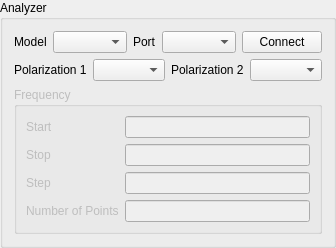
     <widget class="QGroupBox" name="analyzerGroupBox">
      <property name="enabled">
       <bool>true</bool>
      </property>
      <property name="sizePolicy">
       <sizepolicy hsizetype="Minimum" vsizetype="Preferred">
        <horstretch>0</horstretch>
        <verstretch>0</verstretch>
       </sizepolicy>
      </property>
      <property name="title">
       <string>Analyzer</string>
      </property>
      <layout class="QVBoxLayout" name="verticalLayout_3">
       <item>
        <layout class="QHBoxLayout" name="horizontalLayout">
         <item>
          <widget class="QLabel" name="analyzerComboBoxLabel">
           <property name="sizePolicy">
            <sizepolicy hsizetype="Minimum" vsizetype="Preferred">
             <horstretch>0</horstretch>
             <verstretch>0</verstretch>
            </sizepolicy>
           </property>
           <property name="text">
            <string>Model</string>
           </property>
          </widget>
         </item>
         <item>
          <widget class="QComboBox" name="analyzerComboBox">
           <property name="sizePolicy">
            <sizepolicy hsizetype="MinimumExpanding" vsizetype="Fixed">
             <horstretch>0</horstretch>
             <verstretch>0</verstretch>
            </sizepolicy>
           </property>
          </widget>
         </item>
         <item>
          <widget class="QLabel" name="analyzerPortLabel">
           <property name="sizePolicy">
            <sizepolicy hsizetype="Minimum" vsizetype="Preferred">
             <horstretch>0</horstretch>
             <verstretch>0</verstretch>
            </sizepolicy>
           </property>
           <property name="text">
            <string>Port</string>
           </property>
          </widget>
         </item>
         <item>
          <widget class="QComboBox" name="analyzerPortComboBox">
           <property name="sizePolicy">
            <sizepolicy hsizetype="MinimumExpanding" vsizetype="Fixed">
             <horstretch>0</horstretch>
             <verstretch>0</verstretch>
            </sizepolicy>
           </property>
          </widget>
         </item>
         <item>
          <widget class="QPushButton" name="analyzerConnectButton">
           <property name="text">
            <string>Connect</string>
           </property>
          </widget>
         </item>
        </layout>
       </item>
       <item>
        <layout class="QHBoxLayout" name="horizontalLayout_13">
         <item>
          <widget class="QLabel" name="pol1Label">
           <property name="sizePolicy">
            <sizepolicy hsizetype="Minimum" vsizetype="Preferred">
             <horstretch>0</horstretch>
             <verstretch>0</verstretch>
            </sizepolicy>
           </property>
           <property name="text">
            <string>Polarization 1</string>
           </property>
          </widget>
         </item>
         <item>
          <widget class="QComboBox" name="pol1ComboBox">
           <property name="sizePolicy">
            <sizepolicy hsizetype="MinimumExpanding" vsizetype="Fixed">
             <horstretch>0</horstretch>
             <verstretch>0</verstretch>
            </sizepolicy>
           </property>
          </widget>
         </item>
         <item>
          <widget class="QLabel" name="pol2Label">
           <property name="sizePolicy">
            <sizepolicy hsizetype="Minimum" vsizetype="Preferred">
             <horstretch>0</horstretch>
             <verstretch>0</verstretch>
            </sizepolicy>
           </property>
           <property name="text">
            <string>Polarization 2</string>
           </property>
          </widget>
         </item>
         <item>
          <widget class="QComboBox" name="pol2ComboBox">
           <property name="sizePolicy">
            <sizepolicy hsizetype="MinimumExpanding" vsizetype="Fixed">
             <horstretch>0</horstretch>
             <verstretch>0</verstretch>
            </sizepolicy>
           </property>
          </widget>
         </item>
        </layout>
       </item>
       <item>
        <widget class="QGroupBox" name="frequencyGroupBox">
         <property name="enabled">
          <bool>false</bool>
         </property>
         <property name="sizePolicy">
          <sizepolicy hsizetype="Minimum" vsizetype="Preferred">
           <horstretch>0</horstretch>
           <verstretch>0</verstretch>
          </sizepolicy>
         </property>
         <property name="title">
          <string>Frequency</string>
         </property>
         <layout class="QGridLayout" name="gridLayout_3">
          <item row="0" column="0">
           <widget class="QLabel" name="startFreqLabel">
            <property name="text">
             <string>Start</string>
            </property>
           </widget>
          </item>
          <item row="1" column="0">
           <widget class="QLabel" name="stopFreqLabel">
            <property name="text">
             <string>Stop</string>
            </property>
           </widget>
          </item>
          <item row="3" column="0">
           <widget class="QLabel" name="nPointsLabel">
            <property name="text">
             <string>Number of Points</string>
            </property>
            <property name="wordWrap">
             <bool>true</bool>
            </property>
           </widget>
          </item>
          <item row="3" column="1">
           <widget class="QLineEdit" name="nPointsLineEdit"/>
          </item>
          <item row="0" column="1">
           <widget class="QLineEdit" name="startFreqLineEdit">
            <property name="text">
             <string/>
            </property>
           </widget>
          </item>
          <item row="1" column="1">
           <widget class="QLineEdit" name="stopFreqLineEdit">
            <property name="text">
             <string/>
            </property>
           </widget>
          </item>
          <item row="2" column="0">
           <widget class="QLabel" name="stepFreqLabel">
            <property name="text">
             <string>Step</string>
            </property>
           </widget>
          </item>
          <item row="2" column="1">
           <widget class="QLineEdit" name="stepFreqLineEdit">
            <property name="text">
             <string/>
            </property>
           </widget>
          </item>
         </layout>
        </widget>
       </item>
      </layout>
     </widget>
